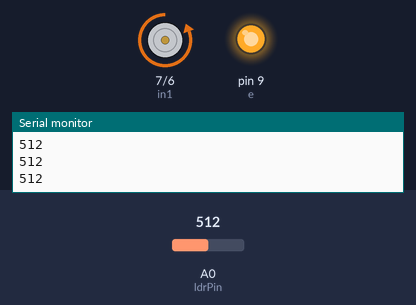
The sketch below on a simulated Arduino Uno, built with avr-gcc and run on an emulated ATmega328P. Shown: motor-driver pin pairs drawn as motors (green arrow = first pin HIGH = forward, orange = second pin HIGH = backward, longer = more drive), output pins drawn as LEDs (lit = HIGH), the last lines printed to the serial monitor. The inputs (shaded band) are chosen by the test bench; at power-on: A0 (ldrPin) = 512.

Above: at 1.3 s.
1.4 s: A0 (ldrPin) set to 862
2.9 s: A0 (ldrPin) set to 891
At 4.2 s:
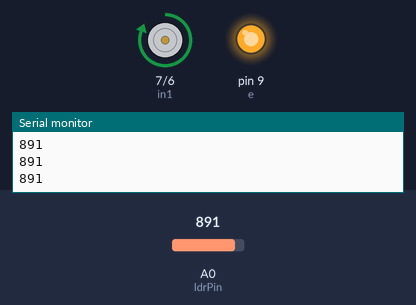
4.5 s: A0 (ldrPin) set to 867
At 5.5 s:
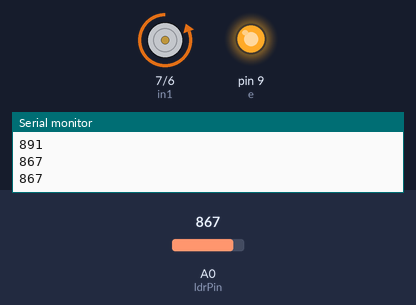
6.0 s: A0 (ldrPin) set to 887
At 6.7 s:
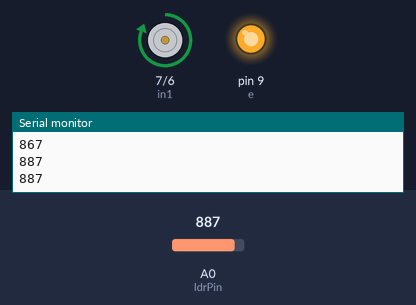
Timing chart, 0 to 8.5 s (numbered marks = the images above; inputs shaded):
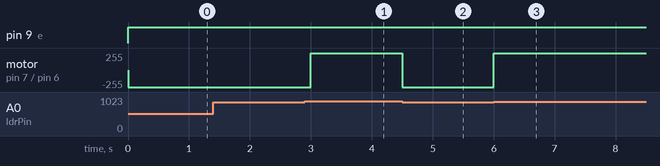

Measured:
- the behaviour switches between 877 and 878 on A0 (ldrPin) (found by bisection; images 0 and 1)
- after the input at 2.9 s, motor on pin 7 (in1) / pin 6 (in2): backward 255/255 → forward 255/255 after 0.10 s
- after the input at 4.5 s, motor on pin 7 (in1) / pin 6 (in2): forward 255/255 → backward 255/255 at once
- after the input at 6.0 s, motor on pin 7 (in1) / pin 6 (in2): backward 255/255 → forward 255/255 at once

The sketch:

dcdc.ino
```cpp
int in1 = 7;
int in2 = 6;
int e = 9;
int ldrPin = A0; // Chân cảm biến ánh sáng
int ldrValue; // Biến lưu giá trị ánh sáng

void setup() {
  pinMode(in1, OUTPUT);
  pinMode(in2, OUTPUT);
  pinMode(e, OUTPUT);
  Serial.begin(9600);
}

void loop() {

  ldrValue = analogRead(ldrPin); // Đọc giá trị từ cảm biến ánh sáng
  Serial.println(ldrValue); // In giá trị ánh sáng để debug

  if (ldrValue > 877){
    digitalWrite(in1, HIGH);
    digitalWrite(in2, LOW);
    analogWrite(e, 255);
    delay(500);
  }

  else {
    digitalWrite(in1, LOW);
    digitalWrite(in2, HIGH);
    analogWrite(e, 255);
    delay(500);
  }
}
```
